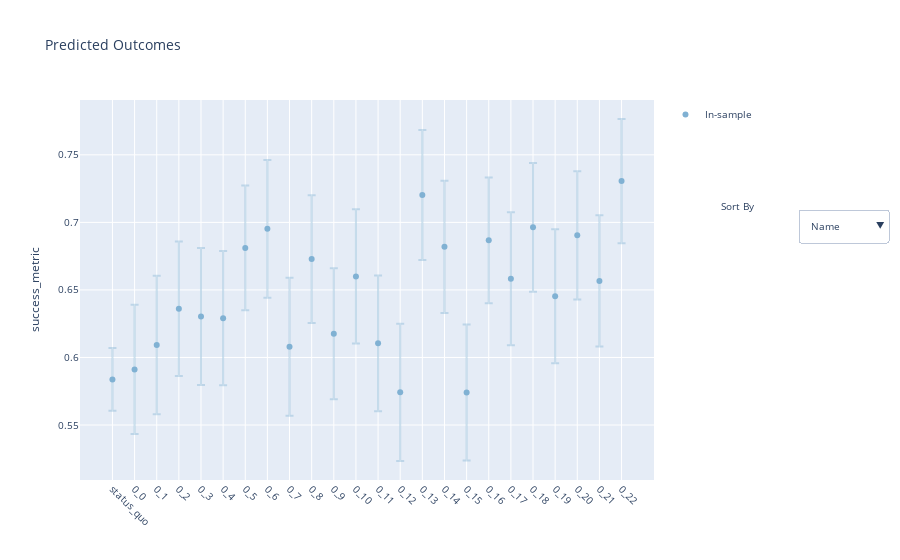

Notebook cell for this chart:
### Markdown cell above
The plot below shows the mean and standard error for each arm in the first trial. We can see that the standard error for the status quo is the smallest, since this arm was assigned 5x weight.

### Code cell
render(plot_fitted(models[0], metric="success_metric", rel=False))

### Figure 1 — Plotly figure (JSON) as saved in the notebook; plotly's stock layout.template omitted (floating-point values rounded to 4 significant figures)
{"data": [{"error_y": {"array": [0.04784, 0.05129, 0.04969, 0.05026, 0.05081, 0.04813, 0.04895, 0.05033, 0.04653, 0.04926, 0.04766, 0.04961, 0.04974, 0.04752, 0.04864, 0.04597, 0.05069, 0.04966, 0.04621, 0.05095, 0.05103, 0.0473, 0.04845, 0.02318], "color": "rgba(128,177,211,0.4)", "type": "data"}, "hoverinfo": "text", "legendgroup": "In-sample", "marker": {"color": "rgba(128,177,211,1)"}, "mode": "markers", "name": "In-sample", "showlegend": true, "text": ["<b>Arm 0_0</b><br><br>success_metric: 0.591 [0.543, 0.639]<br><br><em>Parameterization:</em><br>factor1: level11<br>factor2: level21<br>factor3: level32", "<b>Arm 0_1</b><br><br>success_metric: 0.609 [0.558, 0.660]<br><br><em>Parameterization:</em><br>factor1: level11<br>factor2: level21<br>factor3: level33", "<b>Arm 0_10</b><br><br>success_metric: 0.66 [0.610, 0.710]<br><br><em>Parameterization:</em><br>factor1: level12<br>factor2: level21<br>factor3: level34", "<b>Arm 0_11</b><br><br>success_metric: 0.61 [0.560, 0.661]<br><br><em>Parameterization:</em><br>factor1: level12<br>factor2: level22<br>factor3: level31", "<b>Arm 0_12</b><br><br>success_metric: 0.574 [0.523, 0.625]<br><br><em>Parameterization:</em><br>factor1: level12<br>factor2: level22<br>factor3: level32", "<b>Arm 0_13</b><br><br>success_metric: 0.72 [0.672, 0.768]<br><br><em>Parameterization:</em><br>factor1: level12<br>factor2: level22<br>factor3: level33", "<b>Arm 0_14</b><br><br>success_metric: 0.682 [0.633, 0.731]<br><br><em>Parameterization:</em><br>factor1: level12<br>factor2: level22<br>factor3: level34", "<b>Arm 0_15</b><br><br>success_metric: 0.574 [0.524, 0.624]<br><br><em>Parameterization:</em><br>factor1: level13<br>factor2: level21<br>factor3: level31", "<b>Arm 0_16</b><br><br>success_metric: 0.687 [0.640, 0.733]<br><br><em>Parameterization:</em><br>factor1: level13<br>factor2: level21<br>factor3: level32", "<b>Arm 0_17</b><br><br>success_metric: 0.658 [0.609, 0.708]<br><br><em>Parameterization:</em><br>factor1: level13<br>factor2: level21<br>factor3: level33", "<b>Arm 0_18</b><br><br>success_metric: 0.696 [0.649, 0.744]<br><br><em>Parameterization:</em><br>factor1: level13<br>factor2: level21<br>factor3: level34", "<b>Arm 0_19</b><br><br>success_metric: 0.645 [0.596, 0.695]<br><br><em>Parameterization:</em><br>factor1: level13<br>factor2: level22<br>factor3: level31", "<b>Arm 0_2</b><br><br>success_metric: 0.636 [0.586, 0.686]<br><br><em>Parameterization:</em><br>factor1: level11<br>factor2: level21<br>factor3: level34", "<b>Arm 0_20</b><br><br>success_metric: 0.69 [0.643, 0.738]<br><br><em>Parameterization:</em><br>factor1: level13<br>factor2: level22<br>factor3: level32", "<b>Arm 0_21</b><br><br>success_metric: 0.657 [0.608, 0.705]<br><br><em>Parameterization:</em><br>factor1: level13<br>factor2: level22<br>factor3: level33", "<b>Arm 0_22</b><br><br>success_metric: 0.731 [0.685, 0.777]<br><br><em>Parameterization:</em><br>factor1: level13<br>factor2: level22<br>factor3: level34", "<b>Arm 0_3</b><br><br>success_metric: 0.63 [0.580, 0.681]<br><br><em>Parameterization:</em><br>factor1: level11<br>factor2: level22<br>factor3: level31", "<b>Arm 0_4</b><br><br>success_metric: 0.629 [0.579, 0.679]<br><br><em>Parameterization:</em><br>factor1: level11<br>factor2: level22<br>factor3: level32", "<b>Arm 0_5</b><br><br>success_metric: 0.681 [0.635, 0.727]<br><br><em>Parameterization:</em><br>factor1: level11<br>factor2: level22<br>factor3: level33", "<b>Arm 0_6</b><br><br>success_metric: 0.695 [0.644, 0.746]<br><br><em>Parameterization:</em><br>factor1: level11<br>factor2: level22<br>factor3: level34", "<b>Arm 0_7</b><br><br>success_metric: 0.608 [0.557, 0.659]<br><br><em>Parameterization:</em><br>factor1: level12<br>factor2: level21<br>factor3: level31", "<b>Arm 0_8</b><br><br>success_metric: 0.673 [0.626, 0.720]<br><br><em>Parameterization:</em><br>factor1: level12<br>factor2: level21<br>factor3: level32", "<b>Arm 0_9</b><br><br>success_metric: 0.618 [0.569, 0.666]<br><br><em>Parameterization:</em><br>factor1: level12<br>factor2: level21<br>factor3: level33", "<b>Arm status_quo</b><br><br>success_metric: 0.584 [0.561, 0.607]<br><br><em>Parameterization:</em><br>factor1: level11<br>factor2: level21<br>factor3: level31"], "visible": true, "x": ["0_0", "0_1", "0_10", "0_11", "0_12", "0_13", "0_14", "0_15", "0_16", "0_17", "0_18", "0_19", "0_2", "0_20", "0_21", "0_22", "0_3", "0_4", "0_5", "0_6", "0_7", "0_8", "0_9", "status_quo"], "y": [0.5911, 0.6092, 0.66, 0.6105, 0.5742, 0.7202, 0.6819, 0.5741, 0.6867, 0.6583, 0.6964, 0.6453, 0.6361, 0.6904, 0.6567, 0.7306, 0.6304, 0.6291, 0.6811, 0.6952, 0.608, 0.6728, 0.6176, 0.5838], "type": "scatter"}], "layout": {"annotations": [{"showarrow": false, "text": "Sort By", "x": 1.18, "xref": "paper", "y": 0.72, "yanchor": "middle", "yref": "paper"}], "font": {"size": 10}, "hovermode": "closest", "title": {"text": "Predicted Outcomes"}, "updatemenus": [{"buttons": [{"args": [{"xaxis.categoryorder": "array", "xaxis.categoryarray": ["status_quo", "0_0", "0_1", "0_2", "0_3", "0_4", "0_5", "0_6", "0_7", "0_8", "0_9", "0_10", "0_11", "0_12", "0_13", "0_14", "0_15", "0_16", "0_17", "0_18", "0_19", "0_20", "0_21", "0_22"]}], "label": "Name", "method": "relayout"}, {"args": [{"xaxis.categoryorder": "array", "xaxis.categoryarray": ["0_15", "0_12", "status_quo", "0_0", "0_7", "0_1", "0_11", "0_9", "0_4", "0_3", "0_2", "0_19", "0_21", "0_17", "0_10", "0_8", "0_5", "0_14", "0_16", "0_20", "0_6", "0_18", "0_13", "0_22"]}], "label": "Effect Size", "method": "relayout"}], "x": 1.25, "xanchor": "left", "y": 0.67, "yanchor": "middle"}], "xaxis": {"categoryarray": ["status_quo", "0_0", "0_1", "0_2", "0_3", "0_4", "0_5", "0_6", "0_7", "0_8", "0_9", "0_10", "0_11", "0_12", "0_13", "0_14", "0_15", "0_16", "0_17", "0_18", "0_19", "0_20", "0_21", "0_22"], "categoryorder": "array", "tickangle": 45}, "yaxis": {"title": {"text": "success_metric"}, "zerolinecolor": "red"}}}
